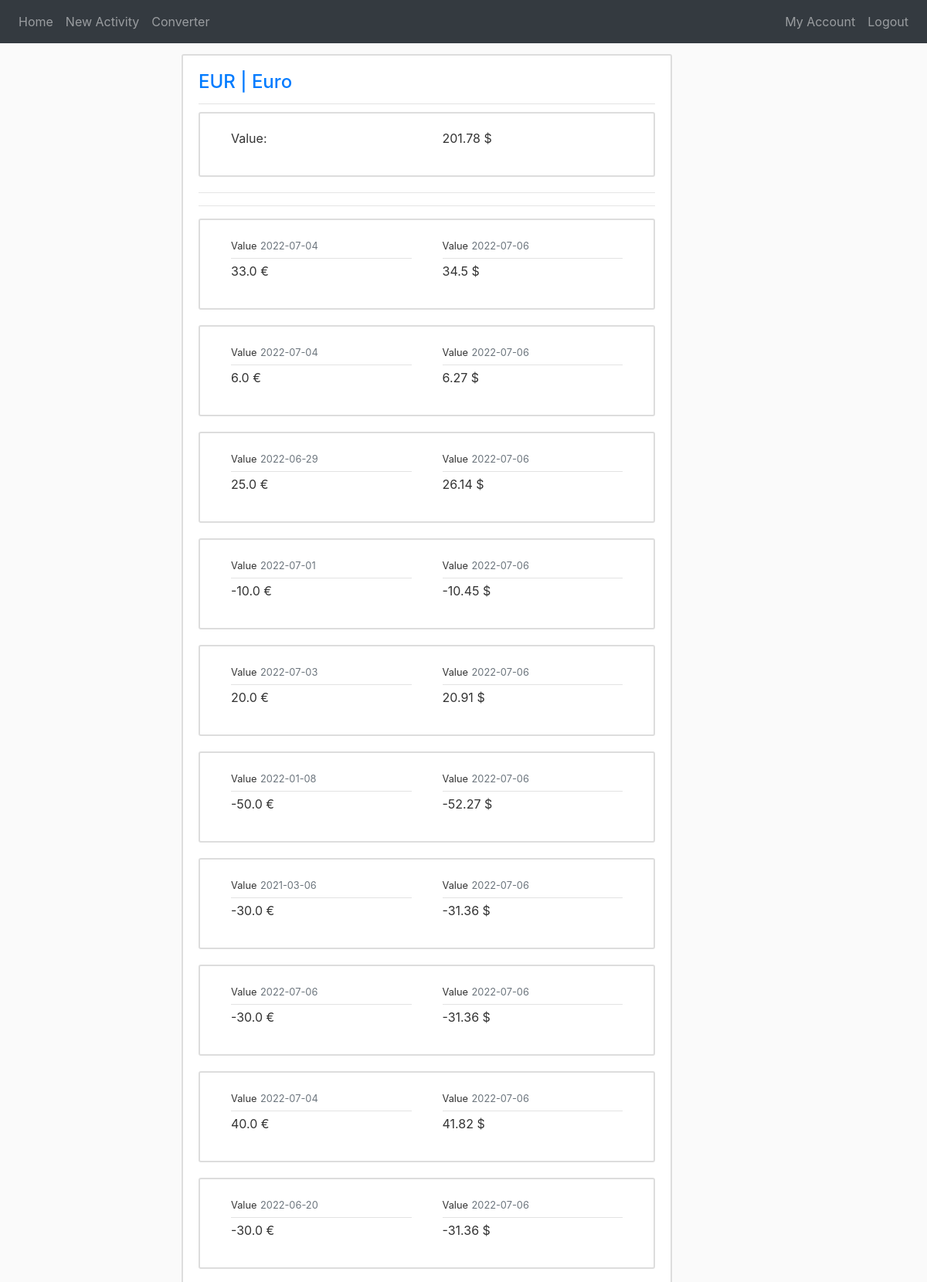
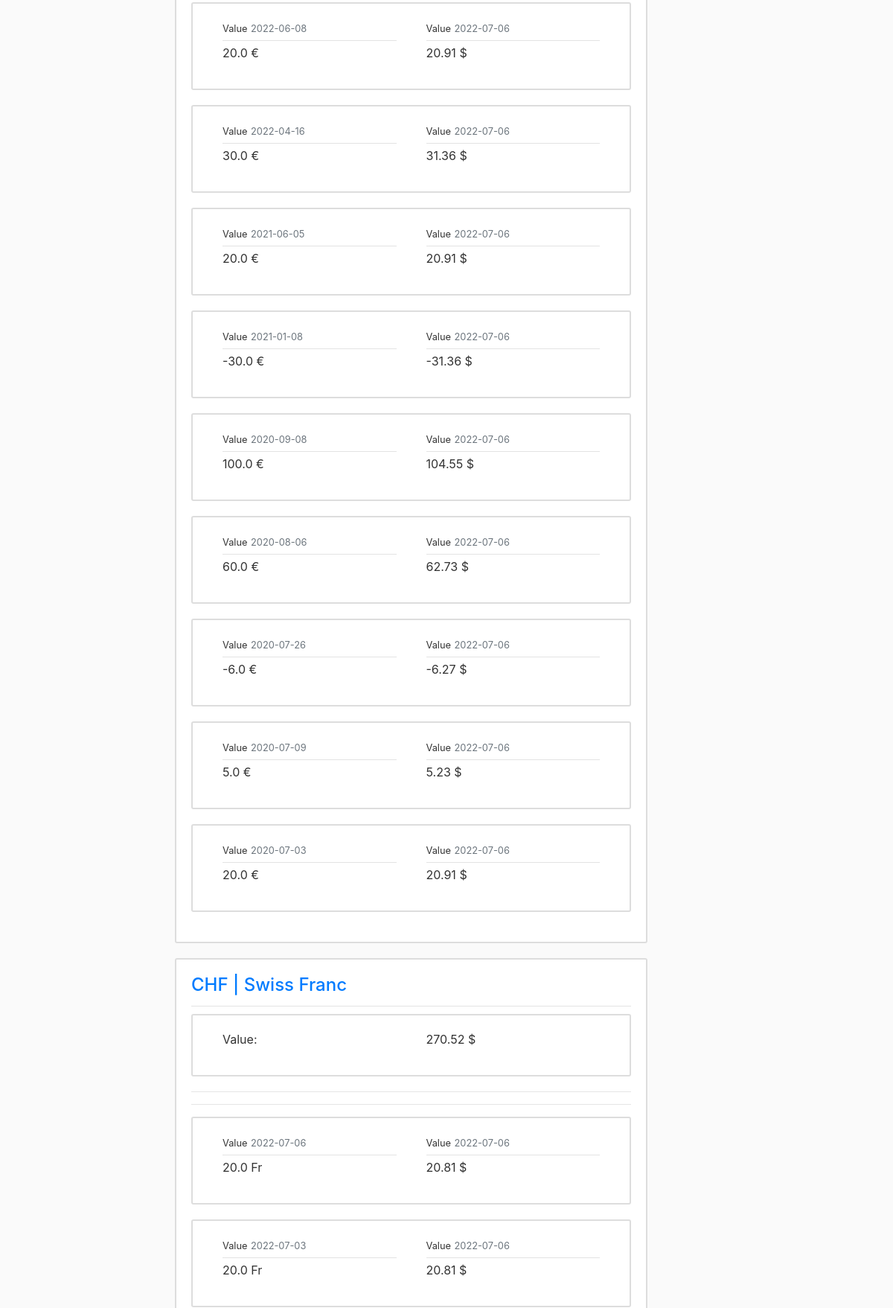
The page /dashboard (signed in, upper part) on the database its author committed (2 pictures, top to bottom).
### website/models.py (models this page shows, shortened)
class Currency(db.Model):
    id = db.Column(db.String(20), primary_key=True)
    name = db.Column(db.String(100), nullable=False)
    rate = db.Column(db.Float, nullable=False)
    character_id = db.Column(db.Integer, db.ForeignKey('character.id') , nullable=False)
    purchases = db.relationship('Purchase', backref='currency', lazy=True)

class User(db.Model, UserMixin):
    id = db.Column(db.Integer, primary_key=True)
    username = db.Column(db.String(20), unique=True, nullable=False)
    email = db.Column(db.String(150), unique=True, nullable=False)
    image = db.Column(db.String(20), nullable=False, default='default.jpg')
    password = db.Column(db.String(60), nullable=False)
    purchases = db.relationship('Purchase', backref='buyer', lazy=True)

class Purchase(db.Model):
    id = db.Column(db.Integer, primary_key=True)
    date = db.Column(db.Date, nullable=False)
    amount = db.Column(db.Float, nullable=False)
    user_id = db.Column(db.Integer, db.ForeignKey('user.id'), nullable=False)
    currency_id = db.Column(db.String(20), db.ForeignKey('currency.id'), nullable=False)

class Character(db.Model):
    id = db.Column(db.Integer, primary_key=True)
    character = db.Column(db.String(2), nullable=False)
    currencies = db.relationship('Currency', backref='character', lazy=True)
    def __repr__(self):
        return f"{self.character}"

### website/views.py (the view)
@views.route('/dashboard')
@login_required
def dashboard():
    purchases = Purchase.query.filter(Purchase.user_id==current_user.id).all()
    currencies = Currency.query.all()
    return render_template("dashboard.html", purchases=purchases, datetime=datetime, currencies=currencies, Purchase=Purchase, func=func)

### website/models.py (called while the page is built)
@login_manager.user_loader
def load_user(user_id):
    return User.query.get(int(user_id))

### website/templates/dashboard.html (shortened to what this page needs)
{% extends "base.html" %}
{% block content %}
    {% for currency in currencies %}
        <article class="media content-section">
            <div class="media-body">
                <div class="article-metadata">
                    <h4 class="article-title">
                        <a class="mr-2" href="{{ url_for('views.portfolio') }}">{{ currency.id }} | {{ currency.name }}</a>
                    </h4>
                </div>
                <div class="articel-content">
                    {% if Purchase.query.filter(Purchase.currency_id==currency.id,Purchase.user_id==current_user.id).first() %}
                        <article class="media content-section">
                            <div class="media-body purchase">
                                <p class="article-content">Value:</p>
                            </div>
                            <div class="media-body purchase">
                                <p class="article-content">{{ (Purchase.query.with_entities(func.sum(Purchase.amount)).filter(Purchase.currency_id==currency.id, Purchase.user_id==current_user.id).scalar() * currency.rate) | round(2)}} $</p>
                            </div>
                        </article>
                        <hr>
                        <hr>
                    {% endif %}
                    {% for purchase in purchases | reverse %}
                        {% if purchase.currency == currency %}
                            <article class="media content-section">
                                <div class="media-body purchase">
                                    <div class="article-metadata">
                                        <small>Value</small>
                                        <small class="text-muted">{{ purchase.date.strftime('%Y-%m-%d') }}</small>
                                    </div>
                                    <p class="article-content">{{ purchase.amount }} {{ purchase.currency.character }}</p>
                                </div>
                                <div class="media-body purchase">
                                    <div class="article-metadata">
                                        <small>Value</small>
                                        <small class="text-muted">{{ datetime.now().strftime('%Y-%m-%d') }}</small>
                                    </div>
                                    <p class="article-content">{{ (purchase.amount * purchase.currency.rate) |round(2)}} $</p>
                                </div>
                            </article>
                        {% endif %}
                    {% endfor %}
                </div>
            </div>
        </article>
    {% endfor %}
{% endblock %}

### website/static/main.css (style rules this page uses)
body { background: #fafafa; color: #333333; margin-bottom: 10px; margin-top: 60px; }
h1, h2, h3, h4, h5, h6 { color: #444444; }
.content-section { background: #ffffff; padding: 20px 20px; border: 2px solid #dddddd; border-radius: 3px; margin-bottom: 20px; margin-top: 10px; }
.article-title { color: #444444; }
.article-content { white-space: pre-line; }
.article-metadata { padding-bottom: 5px; margin-bottom: 4px; border-bottom: 1px solid #e3e3e3; }
.purchase { margin-left: 20px; padding-right: 20px; }

### rows shown on the page
Currency: id "EUR", name "Euro"
User: id.rate "201.78"
Purchase: date "2022-07-04", amount "33.0", currency.character "€", (purchase.amount*purchase.currency.rate)|round(2) "34.5"
Purchase: date "2022-07-04", amount "6.0", currency.character "€", (purchase.amount*purchase.currency.rate)|round(2) "6.27"
Purchase: date "2022-06-29", amount "25.0", currency.character "€", (purchase.amount*purchase.currency.rate)|round(2) "26.14"
Purchase: date "2022-07-01", amount "-10.0", currency.character "€", (purchase.amount*purchase.currency.rate)|round(2) "-10.45"
Purchase: date "2022-07-03", amount "20.0", currency.character "€", (purchase.amount*purchase.currency.rate)|round(2) "20.91"
Purchase: date "2022-01-08", amount "-50.0", currency.character "€", (purchase.amount*purchase.currency.rate)|round(2) "-52.27"
Purchase: date "2021-03-06", amount "-30.0", currency.character "€", (purchase.amount*purchase.currency.rate)|round(2) "-31.36"
Purchase: date "2022-07-06", amount "-30.0", currency.character "€", (purchase.amount*purchase.currency.rate)|round(2) "-31.36"
Purchase: date "2022-07-04", amount "40.0", currency.character "€", (purchase.amount*purchase.currency.rate)|round(2) "41.82"
Purchase: date "2022-06-20", amount "-30.0", currency.character "€", (purchase.amount*purchase.currency.rate)|round(2) "-31.36"
Purchase: date "2022-06-08", amount "20.0", currency.character "€", (purchase.amount*purchase.currency.rate)|round(2) "20.91"
Purchase: date "2022-04-16", amount "30.0", currency.character "€", (purchase.amount*purchase.currency.rate)|round(2) "31.36"
Purchase: date "2021-06-05", amount "20.0", currency.character "€", (purchase.amount*purchase.currency.rate)|round(2) "20.91"
Purchase: date "2021-01-08", amount "-30.0", currency.character "€", (purchase.amount*purchase.currency.rate)|round(2) "-31.36"
Purchase: date "2020-09-08", amount "100.0", currency.character "€", (purchase.amount*purchase.currency.rate)|round(2) "104.55"
Purchase: date "2020-08-06", amount "60.0", currency.character "€", (purchase.amount*purchase.currency.rate)|round(2) "62.73"
Purchase: date "2020-07-26", amount "-6.0", currency.character "€", (purchase.amount*purchase.currency.rate)|round(2) "-6.27"
Purchase: date "2020-07-09", amount "5.0", currency.character "€", (purchase.amount*purchase.currency.rate)|round(2) "5.23"
Purchase: date "2020-07-03", amount "20.0", currency.character "€", (purchase.amount*purchase.currency.rate)|round(2) "20.91"
Currency: id "CHF", name "Swiss Franc", rate "270.52"
Purchase: date "2022-07-06", amount "20.0", currency.character "Fr", (purchase.amount*purchase.currency.rate)|round(2) "20.81"
Purchase: date "2022-07-03", amount "20.0", currency.character "Fr", (purchase.amount*purchase.currency.rate)|round(2) "20.81"
